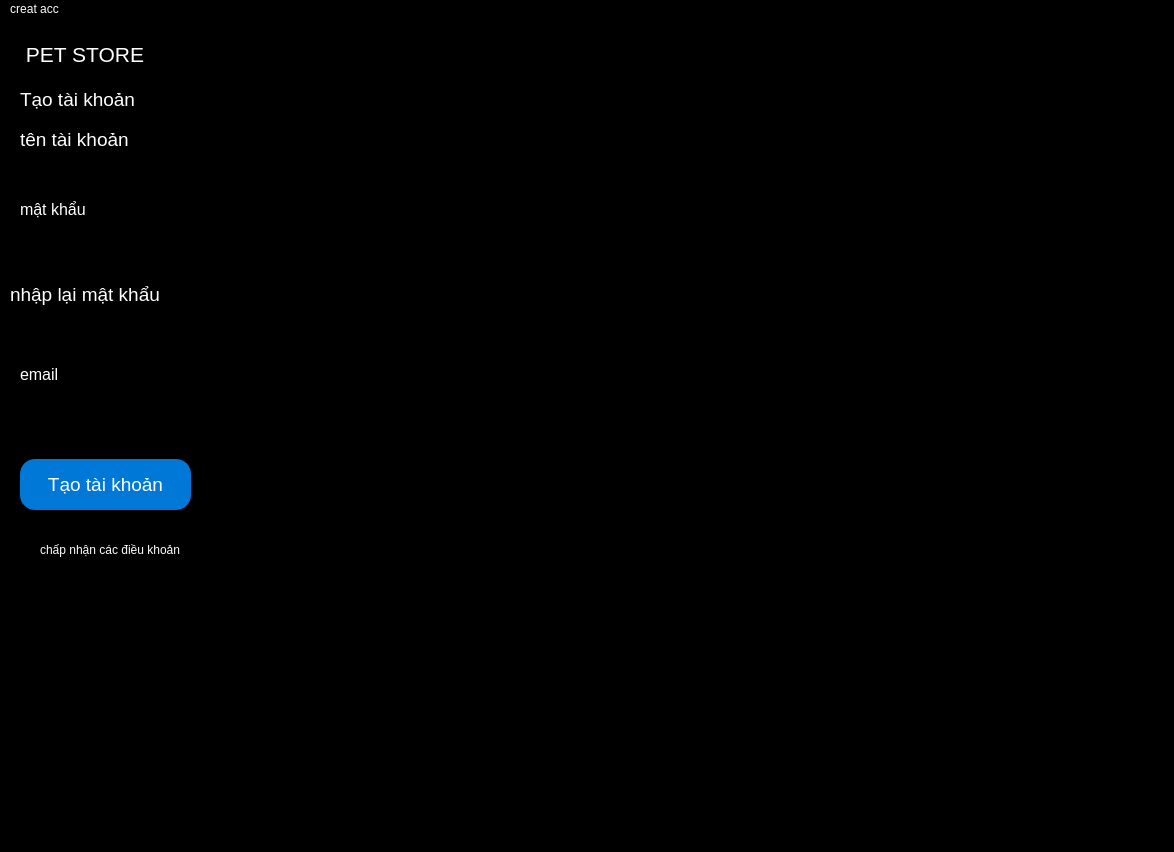
<?xml version="1.0" encoding="UTF-8"?>
<ui version="4.0">
 <class>creatacc</class>
 <widget class="QMainWindow" name="creatacc">
  <property name="geometry">
   <rect>
    <x>0</x>
    <y>0</y>
    <width>1174</width>
    <height>852</height>
   </rect>
  </property>
  <property name="windowTitle">
   <string>MainWindow</string>
  </property>
  <property name="styleSheet">
   <string notr="true">QWidget {
    background-color: #000000;   /* Màu đen */
    color: white;                /* Màu chữ trắng cho dễ nhìn */
}
</string>
  </property>
  <widget class="QWidget" name="centralwidget">
   <widget class="QLabel" name="label">
    <property name="geometry">
     <rect>
      <x>20</x>
      <y>10</y>
      <width>221</width>
      <height>51</height>
     </rect>
    </property>
    <property name="font">
     <font>
      <pointsize>16</pointsize>
     </font>
    </property>
    <property name="text">
     <string> PET STORE</string>
    </property>
   </widget>
   <widget class="QLabel" name="label_2">
    <property name="geometry">
     <rect>
      <x>20</x>
      <y>60</y>
      <width>141</width>
      <height>41</height>
     </rect>
    </property>
    <property name="font">
     <font>
      <pointsize>14</pointsize>
     </font>
    </property>
    <property name="text">
     <string>Tạo tài khoản</string>
    </property>
   </widget>
   <widget class="QLabel" name="label_3">
    <property name="geometry">
     <rect>
      <x>20</x>
      <y>110</y>
      <width>141</width>
      <height>21</height>
     </rect>
    </property>
    <property name="font">
     <font>
      <pointsize>14</pointsize>
     </font>
    </property>
    <property name="text">
     <string>tên tài khoản</string>
    </property>
   </widget>
   <widget class="QTextBrowser" name="textBrowser">
    <property name="geometry">
     <rect>
      <x>10</x>
      <y>140</y>
      <width>191</width>
      <height>31</height>
     </rect>
    </property>
   </widget>
   <widget class="QLabel" name="label_4">
    <property name="geometry">
     <rect>
      <x>20</x>
      <y>180</y>
      <width>141</width>
      <height>21</height>
     </rect>
    </property>
    <property name="font">
     <font>
      <pointsize>12</pointsize>
     </font>
    </property>
    <property name="text">
     <string>mật khẩu</string>
    </property>
   </widget>
   <widget class="QTextBrowser" name="textBrowser_2">
    <property name="geometry">
     <rect>
      <x>10</x>
      <y>220</y>
      <width>191</width>
      <height>31</height>
     </rect>
    </property>
   </widget>
   <widget class="QLabel" name="label_5">
    <property name="geometry">
     <rect>
      <x>20</x>
      <y>340</y>
      <width>101</width>
      <height>31</height>
     </rect>
    </property>
    <property name="font">
     <font>
      <pointsize>12</pointsize>
     </font>
    </property>
    <property name="text">
     <string>email</string>
    </property>
   </widget>
   <widget class="QTextBrowser" name="textBrowser_3">
    <property name="geometry">
     <rect>
      <x>10</x>
      <y>380</y>
      <width>256</width>
      <height>31</height>
     </rect>
    </property>
   </widget>
   <widget class="QPushButton" name="pushButton">
    <property name="geometry">
     <rect>
      <x>20</x>
      <y>440</y>
      <width>171</width>
      <height>51</height>
     </rect>
    </property>
    <property name="font">
     <font>
      <pointsize>14</pointsize>
     </font>
    </property>
    <property name="styleSheet">
     <string notr="true">QPushButton {
    background-color: #0078D7;   /* Màu nền */
    color: white;                /* Màu chữ */
    border-radius: 15px;         /* Bo tròn 15px */
    border: none;                /* Bỏ viền */
    padding: 6px 12px;           /* Cách lề trong nút */
}
</string>
    </property>
    <property name="text">
     <string>Tạo tài khoản</string>
    </property>
    <property name="autoDefault">
     <bool>false</bool>
    </property>
    <property name="flat">
     <bool>false</bool>
    </property>
   </widget>
   <widget class="QRadioButton" name="radioButton">
    <property name="geometry">
     <rect>
      <x>20</x>
      <y>510</y>
      <width>181</width>
      <height>41</height>
     </rect>
    </property>
    <property name="text">
     <string>chấp nhận các điều khoản</string>
    </property>
   </widget>
   <widget class="QLabel" name="label_6">
    <property name="geometry">
     <rect>
      <x>10</x>
      <y>260</y>
      <width>181</width>
      <height>31</height>
     </rect>
    </property>
    <property name="font">
     <font>
      <pointsize>14</pointsize>
     </font>
    </property>
    <property name="text">
     <string>nhập lại mật khẩu</string>
    </property>
   </widget>
   <widget class="QTextBrowser" name="textBrowser_4">
    <property name="geometry">
     <rect>
      <x>10</x>
      <y>300</y>
      <width>191</width>
      <height>31</height>
     </rect>
    </property>
   </widget>
  </widget>
  <widget class="QMenuBar" name="menubar">
   <property name="geometry">
    <rect>
     <x>0</x>
     <y>0</y>
     <width>1174</width>
     <height>26</height>
    </rect>
   </property>
   <widget class="QMenu" name="menucreat_acc">
    <property name="title">
     <string>creat acc</string>
    </property>
   </widget>
   <addaction name="menucreat_acc"/>
  </widget>
  <widget class="QStatusBar" name="statusbar"/>
 </widget>
 <resources/>
 <connections/>
</ui>
